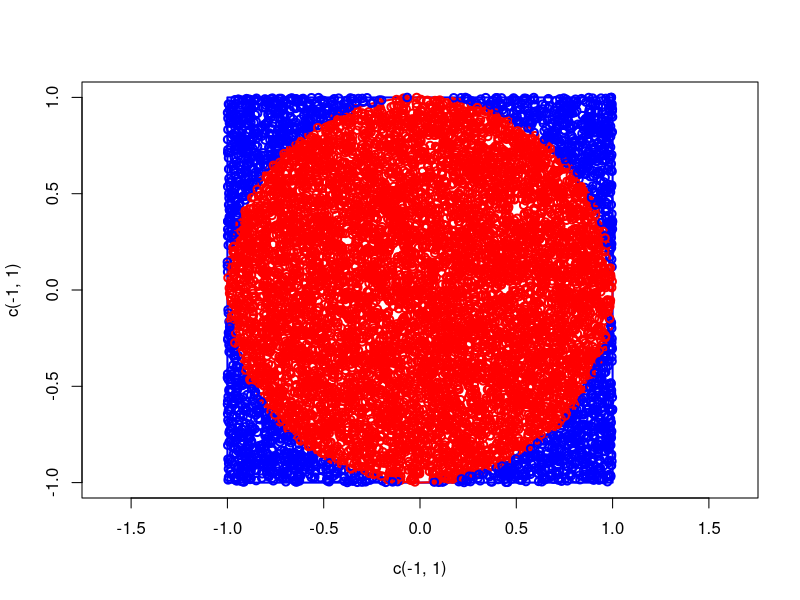

Recreate this plot in R.
require(plotrix)
require(grid)

# reading data from the data file
setwd('C:/Users/Ahmad/Desktop/Ahmad/python/pi_approximation_visual')
pi_data <- read.csv('./data/data.csv', row.names=1)
pi_data['pi_appx'][is.na(pi_data['pi_appx'])] <- 0
pi_data


# create the visual of a circle of radius 1 inscribed inside of a square of side
# 2, both centered at the origin
plot(c(-1, 1), c(-1,1), type = "n", asp=1)
rect( -1., -1., 1., 1., border = "blue", lwd = 2)
draw.circle( 0, 0, 1., border = "red", lwd = 2 )

for (row in 1:nrow(pi_data)) {
  x <- pi_data[row, "x"]
  y  <- pi_data[row, "y"]
  in_circle  <- pi_data[row, "in_circle"]
  
  if(in_circle==1) {
    points(x, y, col = "red", lwd = 2 )
  }
  else {
    points(x, y, col = "blue", lwd = 2 )
  }
}
